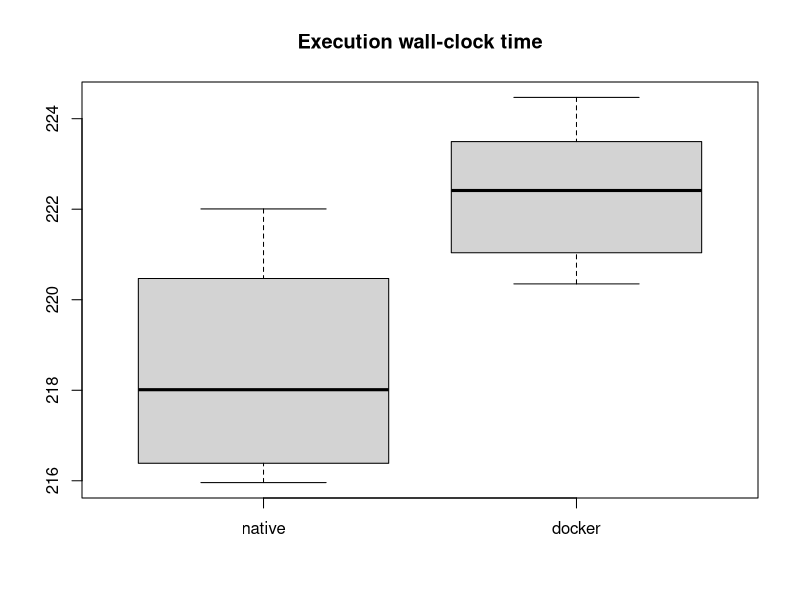
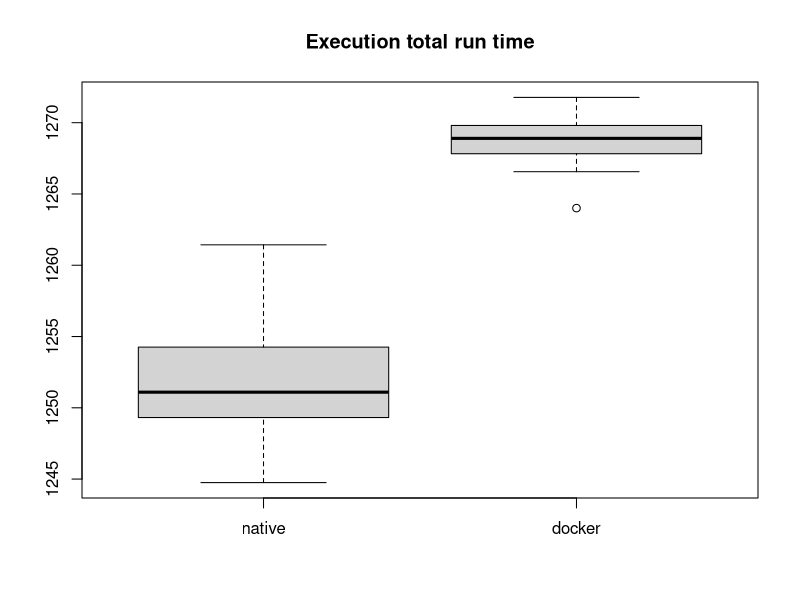
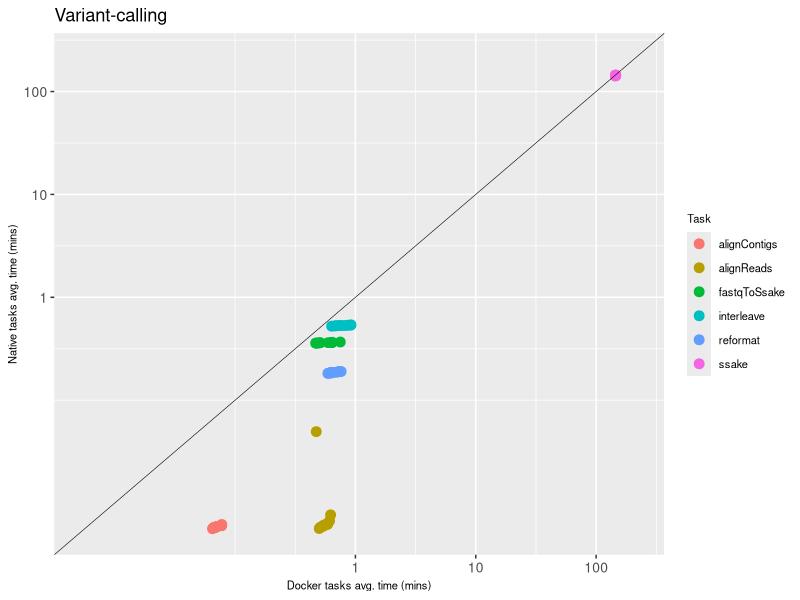

Generate these figures, in order, with R:
native <- read.delim("time_native.txt", header=TRUE)
docker <- read.delim("time_docker.txt", header=TRUE)

n_elapsed <- native$delta / 1000 / 60 
d_elapsed <- docker$delta / 1000 / 60 

png(filename = "fig_wall_time.png")
boxplot(n_elapsed, d_elapsed, names = c("native","docker"))
title("Execution wall-clock time")
dev.off()

n_cputime <- native$realtime / 1000 / 60 
d_cputime <- docker$realtime / 1000 / 60 

png(filename = "fig_run_time.png")
boxplot(n_cputime, d_cputime, names = c("native","docker"))
title("Execution total run time")
dev.off()


library(scales)
library(reshape)
library(ggplot2)
library(grid)

NF_stats<-read.csv("plot.csv",header=T)

NF_stats$realtime_docker_log10 = log10((NF_stats$realtime_docker/1000)/60)
NF_stats$realtime_native_log10 = log10((NF_stats$realtime_native/1000)/60)

max_axis = max(c(NF_stats$realtime_docker_log10, NF_stats$realtime_native_log10)) * 1.08
min_axis = min(c(NF_stats$realtime_docker_log10, NF_stats$realtime_native_log10)) * 1.01

lbreaks = log10(c(1,10,100,1000))
llabels = c(1,10,100,1000)
png(filename = "fig_correlation.png", width = 5, height = 4, units = 'in', res = 300)
qplot(x=realtime_docker_log10, y=realtime_native_log10, data=NF_stats, main="", color=name, ylab="Native tasks avg. time (mins)", xlab="Docker tasks avg. time (mins)") + 
 geom_point(size = 3) + 
 geom_abline(intercept = 0, size=.2) + 
 scale_x_continuous(limits = c(min_axis,max_axis), breaks = lbreaks, labels = llabels) +
 scale_y_continuous(limits = c(min_axis,max_axis), breaks = lbreaks, labels = llabels) +
 labs(color = "Task", title='Variant-calling') + 
 theme(axis.text.x=element_text(size=10), axis.text.y=element_text(size=10), axis.title.y=element_text(size=8), axis.title.x=element_text(size=8),legend.text=element_text(size=8),legend.title=element_text(size=8)) 

dev.off()
